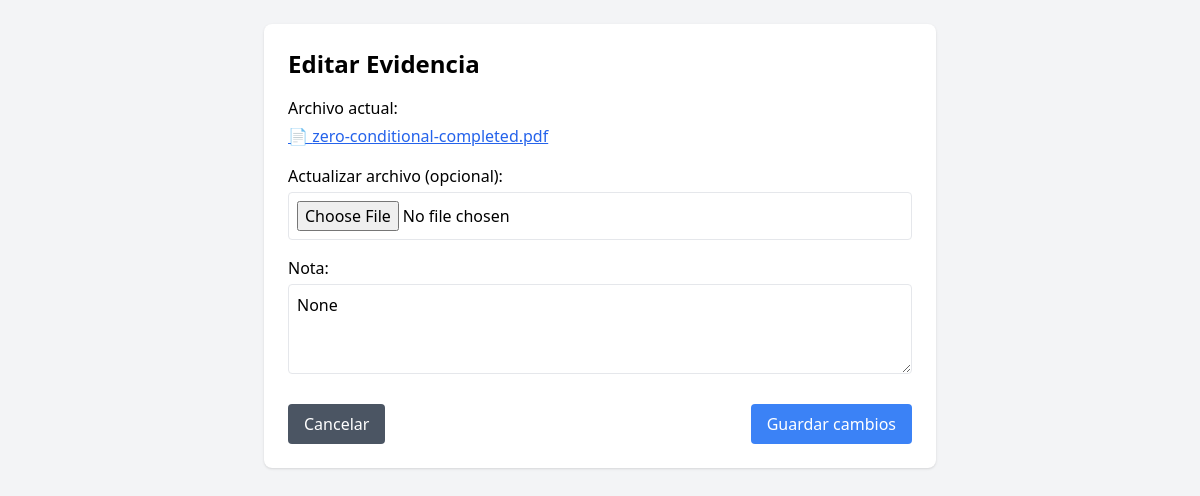
The page /evidencia/editar/1 (signed in) on the database as committed earlier.
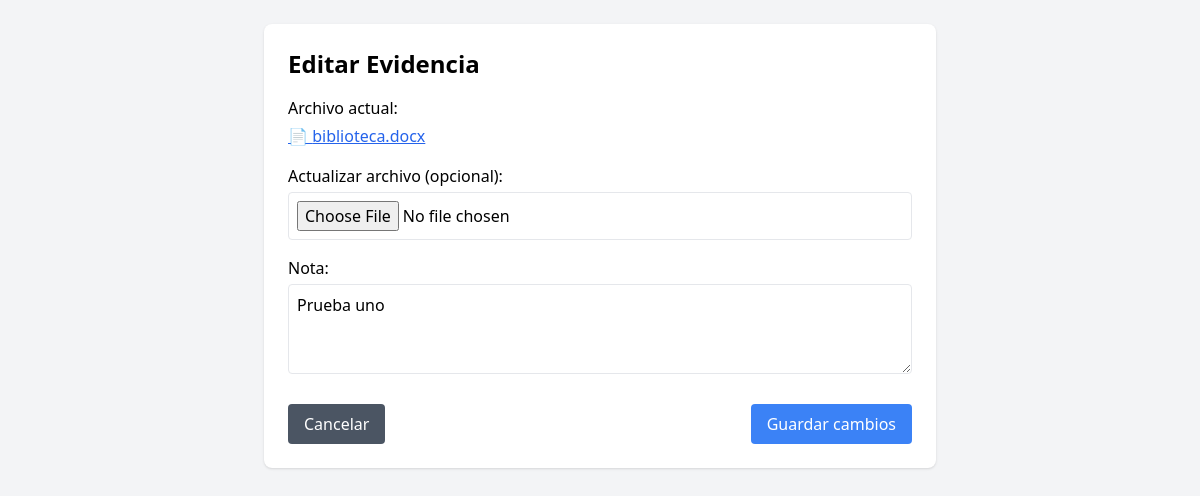
The same page on the database as committed later.
### app/models/users.py (models this page shows)
class Evidencia(db.Model):
    __tablename__ = 'evidencia'
    id_evidencia = db.Column(db.Integer, primary_key=True)
    formato = db.Column(db.String(10), nullable=False)
    nombre_archivo = db.Column(db.String(255), nullable=False)
    url_archivo = db.Column(db.String(255), nullable=False)
    fecha_subida = db.Column(db.Date, nullable=False)
    tipo = db.Column(db.String(50), nullable=False)
    nota = db.Column(db.String(255), nullable=True)
    aprendiz_id_aprendiz = db.Column(db.Integer, db.ForeignKey('aprendiz.id_aprendiz'), nullable=False)
    aprendiz_rel = db.relationship('Aprendiz', back_populates='evidencias', lazy=True)

### app/routes/evidencia_route.py (the view, shortened to what this page needs)
@bp.route('/editar/<int:id>', methods=['GET', 'POST'])
@login_required
def editar_evidencia(id):
    evidencia = Evidencia.query.get_or_404(id)
    if isinstance(current_user, Aprendiz) and evidencia.aprendiz_id_aprendiz != current_user.id_aprendiz:
        flash('Acceso denegado.', 'danger')
        return redirect(url_for('evidencia_bp.listar_evidencias'))
    return render_template('evidencia/editar_evidencia.html', evidencia=evidencia)

### app/__init__.py (called while the page is built)
@login_manager.user_loader
def load_user(user_id):
    from app.models.users import Aprendiz, Instructor, User
    try:
        role, id = user_id.split("-")
        id = int(id)
    except (ValueError, AttributeError):
        return None
    if role == "aprendiz":
        return Aprendiz.query.get(id)
    elif role == "instructor":
        return Instructor.query.get(id)
    elif role == "admin":
        return User.query.get(id)
    return None

### app/templates/evidencia/editar_evidencia.html (shortened to what this page needs)
<!DOCTYPE html>
<html lang="es">
<head>
    <script src="https://cdn.tailwindcss.com"></script>
</head>
<body class="bg-gray-100 p-6">
    <div class="max-w-2xl mx-auto bg-white p-6 rounded-lg shadow">
        <h1 class="text-2xl font-bold mb-4">Editar Evidencia</h1>
        <form action="{{ url_for('evidencia_bp.editar_evidencia', id=evidencia.id_evidencia) }}" method="POST" enctype="multipart/form-data">
            <div class="mb-4">
                <label class="block font-medium mb-1">Archivo actual:</label>
                {% if evidencia.nombre_archivo %}
                    <a href="{{ url_for('evidencia_bp.serve_file', id=evidencia.id_evidencia) }}"
                       target="_blank"
                       class="text-blue-600 underline hover:text-blue-800">
📄 {{ evidencia.nombre_archivo.split('_', 1)[-1] }}
                    </a>
                {% else %}
                    <p class="text-gray-500">No hay archivo asociado</p>
                {% endif %}
            </div>
            <div class="mb-4">
                <label for="archivo" class="block font-medium mb-1">Actualizar archivo (opcional):</label>
                <input type="file" name="archivo" id="archivo" class="border rounded p-2 w-full" accept=".doc,.docx,.xls,.xlsx,.pdf">
            </div>
            <div class="mb-4">
                <label for="nota" class="block font-medium mb-1">Nota:</label>
                <textarea name="nota" id="nota" class="border rounded p-2 w-full" rows="3">{{ evidencia.nota }}</textarea>
            </div>
            <div class="flex justify-between mt-6">
                <a href="{{ url_for('evidencia_bp.listar_evidencias') }}"
                   class="bg-gray-600 text-white px-4 py-2 rounded hover:bg-gray-700">
                    Cancelar
                </a>
                <button type="submit" class="bg-blue-500 text-white px-4 py-2 rounded hover:bg-blue-600">
                    Guardar cambios
                </button>
            </div>
        </form>
    </div>
</body>
</html>

Rows that differ between the two databases and show on the page:
changed Evidencia: nombre_archivo "zero-conditional-completed.pdf" → "biblioteca.docx"; nota "None" → "Prueba uno"
